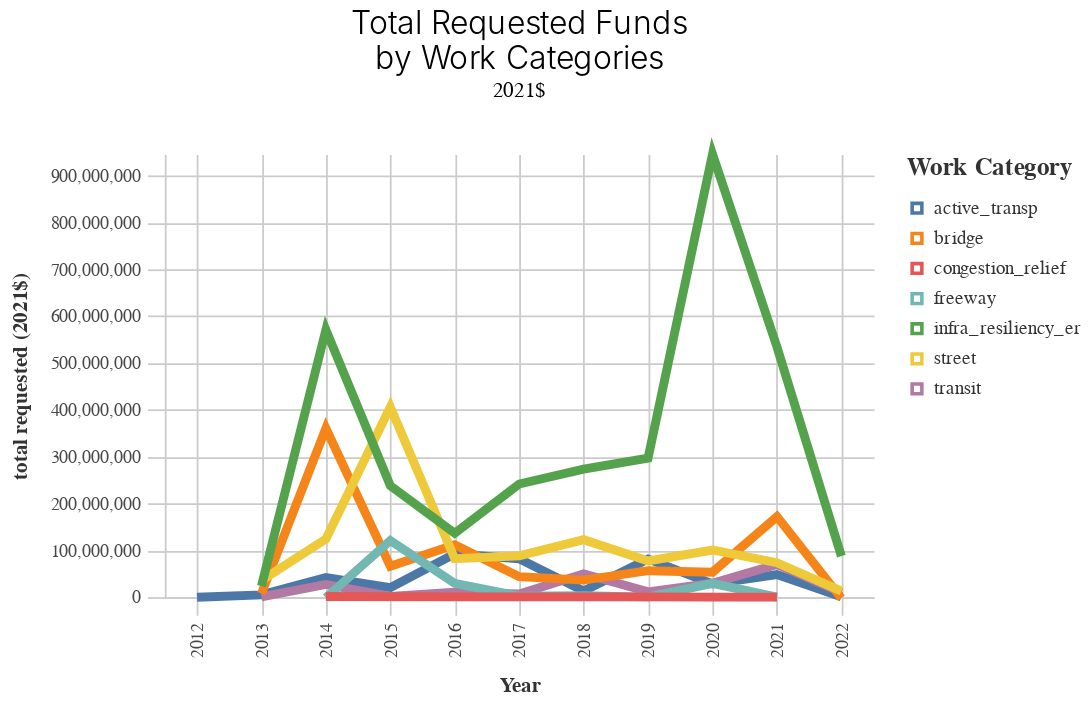

Notebook source saved alongside this figure:
### Code cell
line_chart2(by_work_categories, "adjusted_total_requested", 
            "Total Requested")

### Figure 1 — Vega-Lite specification as saved in the notebook (floating-point values rounded to 4 significant figures)
{"width": 400, "height": 250, "background": "white", "config": {"title": {"fontSize": 18, "font": "Raleway", "anchor": "middle", "fontColor": "#333", "fontWeight": 300, "offset": 20}, "header": {"labelFont": "Nunito Sans", "titleFont": "Raleway"}, "axis": {"domain": true, "domainColor": "#cbcbcb", "grid": true, "gridColor": "#cbcbcb", "gridWidth": 1, "labelColor": "#474747", "labelFontSize": 10, "titleColor": "#333", "tickColor": "#cbcbcb", "tickSize": 10, "titleFontSize": 12, "titlePadding": 10, "labelPadding": 4, "labelFont": "Nunito Sans", "titleFont": "Raleway"}, "axisBand": {"grid": false}, "range": {"category_bright": ["#2EA8CE", "#EB9F3C", "#F4D837", "#51BF9D", "#8CBCCB", "#9487C0"], "category_bold": ["#136C97", "#E16B26", "#F6BF16", "#00896B", "#7790A3", "#5B559C"], "diverging": ["#E16B26", "#EB9F3C", "#f6e7e1", "#8CBCCB", "#2EA8CE", "#136C97"], "sequential": ["#B9D6DF", "#8CBCCB", "#2EA8CE", "#136C97", "#0B405B"]}, "legend": {"labelFont": "Nunito Sans", "labelFontSize": 11, "symbolType": "square", "symbolSize": 30, "titleFont": "Raleway", "titleFontSize": 14, "titlePadding": 10, "padding": 1, "orient": "right", "labelLimit": 0, "labelColor": "#333", "titleColor": "#333"}, "view": {"stroke": "transparent"}, "group": {"fill": "white"}, "arc": {"fill": "#8CBCCB"}, "area": {"fill": "#8CBCCB"}, "line": {"stroke": "#8CBCCB", "strokeWidth": 2}, "trail": {"color": "#8CBCCB", "stroke": "#8CBCCB", "strokeWidth": 0, "size": 1}, "path": {"stroke": "#8CBCCB", "strokeWidth": 0.5}, "rect": {"fill": "#8CBCCB"}, "point": {"filled": true, "shape": "circle"}, "shape": {"stroke": "#8CBCCB"}, "text": {"font": "Nunito Sans", "color": "#8CBCCB", "fontSize": 11, "align": "center", "fontWeight": 400, "size": 11}, "bar": {"binSpacing": 2, "fill": "#8CBCCB", "stroke": false}, "background": "white", "font": "Raleway"}, "data": {"name": "data-18c15e1e8cdf85181d8d2b962c82dfc4"}, "mark": "line", "encoding": {"color": {"field": "category", "title": "Work Category", "type": "nominal"}, "opacity": {"condition": {"value": 1, "selection": "selector002"}, "value": 0.2}, "size": {"condition": {"value": 2, "selection": {"not": "selector001"}}, "value": 5}, "tooltip": [{"field": "prepared_y", "type": "quantitative"}, {"field": "adjusted_total_requested", "type": "quantitative"}, {"field": "category", "type": "nominal"}], "x": {"field": "prepared_y", "title": "Year", "type": "ordinal"}, "y": {"field": "adjusted_total_requested", "scale": {"domain": [0, 945800000.0]}, "title": "total requested (2021$)", "type": "quantitative"}}, "selection": {"selector002": {"type": "multi", "fields": ["category"], "bind": "legend"}, "selector001": {"type": "single", "on": "mouseover", "fields": ["category", "prepared_y"], "nearest": true}}, "title": {"text": ["Total Requested Funds", "by Work Categories"], "subtitle": "2021$"}, "$schema": "https://vega.github.io/schema/vega-lite/v4.17.0.json", "datasets": {"data-18c15e1e8cdf85181d8d2b962c82dfc4": [{"prepared_y": 2018, "adjusted_ac_requested": -25450000.0, "adjusted_fed_requested": 24610000.0, "adjusted_total_requested": 13010000.0, "processing_days": 38.15, "project_no": 97, "category": "active_transp", "mean_adjusted_total_requested": 134100.0, "mean_adjusted_fed_requested": 253800.0, "mean_adjusted_ac_requested": -262300.0}, {"prepared_y": 2017, "adjusted_ac_requested": 1128000.0, "adjusted_fed_requested": 53360000.0, "adjusted_total_requested": 81800000.0, "processing_days": 44.28, "project_no": 104, "category": "active_transp", "mean_adjusted_total_requested": 786500.0, "mean_adjusted_fed_requested": 513100.0, "mean_adjusted_ac_requested": 10850.0}, {"prepared_y": 2016, "adjusted_ac_requested": 0.0, "adjusted_fed_requested": 67110000.0, "adjusted_total_requested": 92640000.0, "processing_days": 33.2, "project_no": 111, "category": "active_transp", "mean_adjusted_total_requested": 834600.0, "mean_adjusted_fed_requested": 604600.0, "mean_adjusted_ac_requested": 0.0}, {"prepared_y": 2015, "adjusted_ac_requested": 0.0, "adjusted_fed_requested": 16900000.0, "adjusted_total_requested": 20510000.0, "processing_days": 19.44, "project_no": 81, "category": "active_transp", "mean_adjusted_total_requested": 253200.0, "mean_adjusted_fed_requested": 208600.0, "mean_adjusted_ac_requested": 0.0}, {"prepared_y": 2014, "adjusted_ac_requested": -1952000.0, "adjusted_fed_requested": 25260000.0, "adjusted_total_requested": 41880000.0, "processing_days": 20.99, "project_no": 102, "category": "active_transp", "mean_adjusted_total_requested": 410600.0, "mean_adjusted_fed_requested": 247600.0, "mean_adjusted_ac_requested": -19130.0}, {"prepared_y": 2013, "adjusted_ac_requested": 0.0, "adjusted_fed_requested": 1512000.0, "adjusted_total_requested": 4992000.0, "processing_days": 103.0, "project_no": 7, "category": "active_transp", "mean_adjusted_total_requested": 713100.0, "mean_adjusted_fed_requested": 216000.0, "mean_adjusted_ac_requested": 0.0}, {"prepared_y": 2012, "adjusted_ac_requested": 0.0, "adjusted_fed_requested": -129200.0, "adjusted_total_requested": -145800.0, "processing_days": 493.0, "project_no": 1, "category": "active_transp", "mean_adjusted_total_requested": -145800.0, "mean_adjusted_fed_requested": -129200.0, "mean_adjusted_ac_requested": 0.0}, {"prepared_y": 2019, "adjusted_ac_requested": 1814000.0, "adjusted_fed_requested": 47860000.0, "adjusted_total_requested": 81500000.0, "processing_days": 62.17, "project_no": 113, "category": "active_transp", "mean_adjusted_total_requested": 721300.0, "mean_adjusted_fed_requested": 423500.0, "mean_adjusted_ac_requested": 16050.0}, {"prepared_y": 2020, "adjusted_ac_requested": -2252000.0, "adjusted_fed_requested": 19800000.0, "adjusted_total_requested": 28340000.0, "processing_days": 37.18, "project_no": 83, "category": "active_transp", "mean_adjusted_total_requested": 341500.0, "mean_adjusted_fed_requested": 238600.0, "mean_adjusted_ac_requested": -27130.0}, {"prepared_y": 2021, "adjusted_ac_requested": 0.0, "adjusted_fed_requested": 37470000.0, "adjusted_total_requested": 48290000.0, "processing_days": 33.95, "project_no": 104, "category": "active_transp", "mean_adjusted_total_requested": 464300.0, "mean_adjusted_fed_requested": 360300.0, "mean_adjusted_ac_requested": 0.0}, {"prepared_y": 2022, "adjusted_ac_requested": 0.0, "adjusted_fed_requested": 352200.0, "adjusted_total_requested": 765200.0, "processing_days": 42.88, "project_no": 17, "category": "active_transp", "mean_adjusted_total_requested": 45010.0, "mean_adjusted_fed_requested": 20720.0, "mean_adjusted_ac_requested": 0.0}, {"prepared_y": 2018, "adjusted_ac_requested": 0.0, "adjusted_fed_requested": 10690000.0, "adjusted_total_requested": 49790000.0, "processing_days": 21.16, "project_no": 25, "category": "transit", "mean_adjusted_total_requested": 1991000.0, "mean_adjusted_fed_requested": 427800.0, "mean_adjusted_ac_requested": 0.0}, {"prepared_y": 2017, "adjusted_ac_requested": 0.0, "adjusted_fed_requested": 4340000.0, "adjusted_total_requested": 6751000.0, "processing_days": 44.6, "project_no": 10, "category": "transit", "mean_adjusted_total_requested": 675100.0, "mean_adjusted_fed_requested": 434000.0, "mean_adjusted_ac_requested": 0.0}, {"prepared_y": 2016, "adjusted_ac_requested": 0.0, "adjusted_fed_requested": 9397000.0, "adjusted_total_requested": 10720000.0, "processing_days": 27.72, "project_no": 18, "category": "transit", "mean_adjusted_total_requested": 595600.0, "mean_adjusted_fed_requested": 522100.0, "mean_adjusted_ac_requested": 0.0}, {"prepared_y": 2015, "adjusted_ac_requested": 0.0, "adjusted_fed_requested": -10140.0, "adjusted_total_requested": 1486000.0, "processing_days": 16.09, "project_no": 11, "category": "transit", "mean_adjusted_total_requested": 135100.0, "mean_adjusted_fed_requested": -921.9, "mean_adjusted_ac_requested": 0.0}, {"prepared_y": 2014, "adjusted_ac_requested": -2.91e-11, "adjusted_fed_requested": 7821000.0, "adjusted_total_requested": 27270000.0, "processing_days": 12.17, "project_no": 24, "category": "transit", "mean_adjusted_total_requested": 1136000.0, "mean_adjusted_fed_requested": 325900.0, "mean_adjusted_ac_requested": -1.213e-12}, {"prepared_y": 2013, "adjusted_ac_requested": 0.0, "adjusted_fed_requested": 532700.0, "adjusted_total_requested": 649700.0, "processing_days": 46.0, "project_no": 2, "category": "transit", "mean_adjusted_total_requested": 324900.0, "mean_adjusted_fed_requested": 266400.0, "mean_adjusted_ac_requested": 0.0}, {"prepared_y": 2019, "adjusted_ac_requested": 3360000.0, "adjusted_fed_requested": 6457000.0, "adjusted_total_requested": 11520000.0, "processing_days": 54.76, "project_no": 21, "category": "transit", "mean_adjusted_total_requested": 548600.0, "mean_adjusted_fed_requested": 307500.0, "mean_adjusted_ac_requested": 160000.0}, {"prepared_y": 2020, "adjusted_ac_requested": -1851000.0, "adjusted_fed_requested": 28720000.0, "adjusted_total_requested": 29820000.0, "processing_days": 39.8, "project_no": 30, "category": "transit", "mean_adjusted_total_requested": 993900.0, "mean_adjusted_fed_requested": 957500.0, "mean_adjusted_ac_requested": -61700.0}, {"prepared_y": 2021, "adjusted_ac_requested": 2448000.0, "adjusted_fed_requested": 30650000.0, "adjusted_total_requested": 69610000.0, "processing_days": 40.61, "project_no": 28, "category": "transit", "mean_adjusted_total_requested": 2486000.0, "mean_adjusted_fed_requested": 1095000.0, "mean_adjusted_ac_requested": 87440.0}, {"prepared_y": 2022, "adjusted_ac_requested": -2727000.0, "adjusted_fed_requested": 12260000.0, "adjusted_total_requested": 9901000.0, "processing_days": 13.0, "project_no": 8, "category": "transit", "mean_adjusted_total_requested": 1238000.0, "mean_adjusted_fed_requested": 1532000.0, "mean_adjusted_ac_requested": -340900.0}, {"prepared_y": 2018, "adjusted_ac_requested": -24700000.0, "adjusted_fed_requested": 44240000.0, "adjusted_total_requested": 36490000.0, "processing_days": 70.12, "project_no": 34, "category": "bridge", "mean_adjusted_total_requested": 1073000.0, "mean_adjusted_fed_requested": 1301000.0, "mean_adjusted_ac_requested": -726500.0}, {"prepared_y": 2017, "adjusted_ac_requested": -43580000.0, "adjusted_fed_requested": 78550000.0, "adjusted_total_requested": 43730000.0, "processing_days": 50.59, "project_no": 44, "category": "bridge", "mean_adjusted_total_requested": 993900.0, "mean_adjusted_fed_requested": 1785000.0, "mean_adjusted_ac_requested": -990500.0}, {"prepared_y": 2016, "adjusted_ac_requested": -74270000.0, "adjusted_fed_requested": 59740000.0, "adjusted_total_requested": 111700000.0, "processing_days": 47.92, "project_no": 36, "category": "bridge", "mean_adjusted_total_requested": 3104000.0, "mean_adjusted_fed_requested": 1660000.0, "mean_adjusted_ac_requested": -2063000.0}, {"prepared_y": 2015, "adjusted_ac_requested": -3693000.0, "adjusted_fed_requested": 27720000.0, "adjusted_total_requested": 65850000.0, "processing_days": 38.13, "project_no": 46, "category": "bridge", "mean_adjusted_total_requested": 1431000.0, "mean_adjusted_fed_requested": 602700.0, "mean_adjusted_ac_requested": -80290.0}, {"prepared_y": 2014, "adjusted_ac_requested": 306500000.0, "adjusted_fed_requested": 44150000.0, "adjusted_total_requested": 360600000.0, "processing_days": 27.22, "project_no": 32, "category": "bridge", "mean_adjusted_total_requested": 11270000.0, "mean_adjusted_fed_requested": 1380000.0, "mean_adjusted_ac_requested": 9579000.0}, {"prepared_y": 2013, "adjusted_ac_requested": 0.0, "adjusted_fed_requested": 6473000.0, "adjusted_total_requested": 7340000.0, "processing_days": 125.0, "project_no": 5, "category": "bridge", "mean_adjusted_total_requested": 1468000.0, "mean_adjusted_fed_requested": 1295000.0, "mean_adjusted_ac_requested": 0.0}, {"prepared_y": 2019, "adjusted_ac_requested": 8827000.0, "adjusted_fed_requested": 38870000.0, "adjusted_total_requested": 56430000.0, "processing_days": 52.75, "project_no": 32, "category": "bridge", "mean_adjusted_total_requested": 1763000.0, "mean_adjusted_fed_requested": 1215000.0, "mean_adjusted_ac_requested": 275800.0}, {"prepared_y": 2020, "adjusted_ac_requested": -28190000.0, "adjusted_fed_requested": 55360000.0, "adjusted_total_requested": 53270000.0, "processing_days": 70.62, "project_no": 26, "category": "bridge", "mean_adjusted_total_requested": 2049000.0, "mean_adjusted_fed_requested": 2129000.0, "mean_adjusted_ac_requested": -1084000.0}, {"prepared_y": 2021, "adjusted_ac_requested": -12460000.0, "adjusted_fed_requested": 27770000.0, "adjusted_total_requested": 172100000.0, "processing_days": 33.44, "project_no": 32, "category": "bridge", "mean_adjusted_total_requested": 5378000.0, "mean_adjusted_fed_requested": 867700.0, "mean_adjusted_ac_requested": -389300.0}, {"prepared_y": 2022, "adjusted_ac_requested": -7255000.0, "adjusted_fed_requested": 4953000.0, "adjusted_total_requested": -2272000.0, "processing_days": 18.0, "project_no": 5, "category": "bridge", "mean_adjusted_total_requested": -454400.0, "mean_adjusted_fed_requested": 990600.0, "mean_adjusted_ac_requested": -1451000.0}, {"prepared_y": 2018, "adjusted_ac_requested": -14320000.0, "adjusted_fed_requested": 75980000.0, "adjusted_total_requested": 122700000.0, "processing_days": 28.09, "project_no": 183, "category": "street", "mean_adjusted_total_requested": 670600.0, "mean_adjusted_fed_requested": 415200.0, "mean_adjusted_ac_requested": -78230.0}, {"prepared_y": 2017, "adjusted_ac_requested": 957000.0, "adjusted_fed_requested": 65180000.0, "adjusted_total_requested": 88260000.0, "processing_days": 42.98, "project_no": 178, "category": "street", "mean_adjusted_total_requested": 495900.0, "mean_adjusted_fed_requested": 366200.0, "mean_adjusted_ac_requested": 5376.0}, {"prepared_y": 2016, "adjusted_ac_requested": -27470000.0, "adjusted_fed_requested": 88350000.0, "adjusted_total_requested": 82270000.0, "processing_days": 35.34, "project_no": 173, "category": "street", "mean_adjusted_total_requested": 475600.0, "mean_adjusted_fed_requested": 510700.0, "mean_adjusted_ac_requested": -158800.0}, {"prepared_y": 2015, "adjusted_ac_requested": 156200000.0, "adjusted_fed_requested": 96810000.0, "adjusted_total_requested": 406000000.0, "processing_days": 18.4, "project_no": 151, "category": "street", "mean_adjusted_total_requested": 2689000.0, "mean_adjusted_fed_requested": 641100.0, "mean_adjusted_ac_requested": 1034000.0}, {"prepared_y": 2014, "adjusted_ac_requested": -33920000.0, "adjusted_fed_requested": 124500000.0, "adjusted_total_requested": 124100000.0, "processing_days": 21.57, "project_no": 218, "category": "street", "mean_adjusted_total_requested": 569300.0, "mean_adjusted_fed_requested": 571100.0, "mean_adjusted_ac_requested": -155600.0}, {"prepared_y": 2013, "adjusted_ac_requested": 33380000.0, "adjusted_fed_requested": 2069000.0, "adjusted_total_requested": 35590000.0, "processing_days": 102.9, "project_no": 8, "category": "street", "mean_adjusted_total_requested": 4448000.0, "mean_adjusted_fed_requested": 258700.0, "mean_adjusted_ac_requested": 4172000.0}, {"prepared_y": 2019, "adjusted_ac_requested": -26600000.0, "adjusted_fed_requested": 84900000.0, "adjusted_total_requested": 77330000.0, "processing_days": 48.07, "project_no": 179, "category": "street", "mean_adjusted_total_requested": 432000.0, "mean_adjusted_fed_requested": 474300.0, "mean_adjusted_ac_requested": -148600.0}, {"prepared_y": 2020, "adjusted_ac_requested": -688400.0, "adjusted_fed_requested": 70950000.0, "adjusted_total_requested": 100700000.0, "processing_days": 37.23, "project_no": 165, "category": "street", "mean_adjusted_total_requested": 610100.0, "mean_adjusted_fed_requested": 430000.0, "mean_adjusted_ac_requested": -4172.0}, {"prepared_y": 2021, "adjusted_ac_requested": 3878000.0, "adjusted_fed_requested": 52660000.0, "adjusted_total_requested": 73420000.0, "processing_days": 38.55, "project_no": 143, "category": "street", "mean_adjusted_total_requested": 513400.0, "mean_adjusted_fed_requested": 368300.0, "mean_adjusted_ac_requested": 27120.0}, {"prepared_y": 2022, "adjusted_ac_requested": -2964000.0, "adjusted_fed_requested": 10440000.0, "adjusted_total_requested": 12900000.0, "processing_days": 19.79, "project_no": 33, "category": "street", "mean_adjusted_total_requested": 390900.0, "mean_adjusted_fed_requested": 316500.0, "mean_adjusted_ac_requested": -89820.0}, {"prepared_y": 2018, "adjusted_ac_requested": -15030000.0, "adjusted_fed_requested": 18200000.0, "adjusted_total_requested": 3174000.0, "processing_days": 61.0, "project_no": 3, "category": "freeway", "mean_adjusted_total_requested": 1058000.0, "mean_adjusted_fed_requested": 6067000.0, "mean_adjusted_ac_requested": -5009000.0}, {"prepared_y": 2017, "adjusted_ac_requested": 0.0, "adjusted_fed_requested": -2223000.0, "adjusted_total_requested": 2068000.0, "processing_days": 41.67, "project_no": 3, "category": "freeway", "mean_adjusted_total_requested": 689300.0, "mean_adjusted_fed_requested": -740900.0, "mean_adjusted_ac_requested": 0.0}, {"prepared_y": 2016, "adjusted_ac_requested": 0.0, "adjusted_fed_requested": 32820000.0, "adjusted_total_requested": 29510000.0, "processing_days": 67.15, "project_no": 13, "category": "freeway", "mean_adjusted_total_requested": 2270000.0, "mean_adjusted_fed_requested": 2525000.0, "mean_adjusted_ac_requested": 0.0}, {"prepared_y": 2015, "adjusted_ac_requested": 45270000.0, "adjusted_fed_requested": 60740000.0, "adjusted_total_requested": 121000000.0, "processing_days": 38.5, "project_no": 2, "category": "freeway", "mean_adjusted_total_requested": 60490000.0, "mean_adjusted_fed_requested": 30370000.0, "mean_adjusted_ac_requested": 22640000.0}, {"prepared_y": 2014, "adjusted_ac_requested": 0.0, "adjusted_fed_requested": -1198000.0, "adjusted_total_requested": -1123000.0, "processing_days": 3.5, "project_no": 2, "category": "freeway", "mean_adjusted_total_requested": -561500.0, "mean_adjusted_fed_requested": -599100.0, "mean_adjusted_ac_requested": 0.0}, {"prepared_y": 2019, "adjusted_ac_requested": -27210000.0, "adjusted_fed_requested": 27350000.0, "adjusted_total_requested": 153400.0, "processing_days": 51.67, "project_no": 3, "category": "freeway", "mean_adjusted_total_requested": 51150.0, "mean_adjusted_fed_requested": 9116000.0, "mean_adjusted_ac_requested": -9070000.0}, {"prepared_y": 2020, "adjusted_ac_requested": 0.0, "adjusted_fed_requested": 29430000.0, "adjusted_total_requested": 29430000.0, "processing_days": 34.44, "project_no": 9, "category": "freeway", "mean_adjusted_total_requested": 3271000.0, "mean_adjusted_fed_requested": 3270000.0, "mean_adjusted_ac_requested": 0.0}, {"prepared_y": 2021, "adjusted_ac_requested": 0.0, "adjusted_fed_requested": 92660.0, "adjusted_total_requested": 92660.0, "processing_days": 67.0, "project_no": 5, "category": "freeway", "mean_adjusted_total_requested": 18530.0, "mean_adjusted_fed_requested": 18530.0, "mean_adjusted_ac_requested": 0.0}, {"prepared_y": 2018, "adjusted_ac_requested": -157600.0, "adjusted_fed_requested": 250400000.0, "adjusted_total_requested": 273400000.0, "processing_days": 34.44, "project_no": 180, "category": "infra_resiliency_er", "mean_adjusted_total_requested": 1519000.0, "mean_adjusted_fed_requested": 1391000.0, "mean_adjusted_ac_requested": -875.7}, {"prepared_y": 2017, "adjusted_ac_requested": -7244000.0, "adjusted_fed_requested": 223100000.0, "adjusted_total_requested": 241500000.0, "processing_days": 35.26, "project_no": 170, "category": "infra_resiliency_er", "mean_adjusted_total_requested": 1421000.0, "mean_adjusted_fed_requested": 1312000.0, "mean_adjusted_ac_requested": -42610.0}, {"prepared_y": 2016, "adjusted_ac_requested": -229800000.0, "adjusted_fed_requested": 300100000.0, "adjusted_total_requested": 136500000.0, "processing_days": 39.46, "project_no": 176, "category": "infra_resiliency_er", "mean_adjusted_total_requested": 775400.0, "mean_adjusted_fed_requested": 1705000.0, "mean_adjusted_ac_requested": -1305000.0}, {"prepared_y": 2015, "adjusted_ac_requested": -35510000.0, "adjusted_fed_requested": 203800000.0, "adjusted_total_requested": 237900000.0, "processing_days": 22.26, "project_no": 199, "category": "infra_resiliency_er", "mean_adjusted_total_requested": 1195000.0, "mean_adjusted_fed_requested": 1024000.0, "mean_adjusted_ac_requested": -178400.0}, {"prepared_y": 2014, "adjusted_ac_requested": 273700000.0, "adjusted_fed_requested": 274500000.0, "adjusted_total_requested": 570900000.0, "processing_days": 22.44, "project_no": 212, "category": "infra_resiliency_er", "mean_adjusted_total_requested": 2693000.0, "mean_adjusted_fed_requested": 1295000.0, "mean_adjusted_ac_requested": 1291000.0}, {"prepared_y": 2013, "adjusted_ac_requested": 33380000.0, "adjusted_fed_requested": 13320000.0, "adjusted_total_requested": 23700000.0, "processing_days": 164.3, "project_no": 19, "category": "infra_resiliency_er", "mean_adjusted_total_requested": 1247000.0, "mean_adjusted_fed_requested": 701200.0, "mean_adjusted_ac_requested": 1757000.0}, {"prepared_y": 2019, "adjusted_ac_requested": 12310000.0, "adjusted_fed_requested": 260000000.0, "adjusted_total_requested": 297000000.0, "processing_days": 53.18, "project_no": 188, "category": "infra_resiliency_er", "mean_adjusted_total_requested": 1580000.0, "mean_adjusted_fed_requested": 1383000.0, "mean_adjusted_ac_requested": 65450.0}, {"prepared_y": 2020, "adjusted_ac_requested": -9998000.0, "adjusted_fed_requested": 368700000.0, "adjusted_total_requested": 945800000.0, "processing_days": 38.35, "project_no": 167, "category": "infra_resiliency_er", "mean_adjusted_total_requested": 5664000.0, "mean_adjusted_fed_requested": 2208000.0, "mean_adjusted_ac_requested": -59870.0}, {"prepared_y": 2021, "adjusted_ac_requested": 5967000.0, "adjusted_fed_requested": 331100000.0, "adjusted_total_requested": 534200000.0, "processing_days": 33.64, "project_no": 148, "category": "infra_resiliency_er", "mean_adjusted_total_requested": 3610000.0, "mean_adjusted_fed_requested": 2237000.0, "mean_adjusted_ac_requested": 40310.0}, {"prepared_y": 2022, "adjusted_ac_requested": -1810000.0, "adjusted_fed_requested": 86860000.0, "adjusted_total_requested": 87630000.0, "processing_days": 19.29, "project_no": 28, "category": "infra_resiliency_er", "mean_adjusted_total_requested": 3130000.0, "mean_adjusted_fed_requested": 3102000.0, "mean_adjusted_ac_requested": -64640.0}, {"prepared_y": 2017, "adjusted_ac_requested": 0.0, "adjusted_fed_requested": 489700.0, "adjusted_total_requested": 489700.0, "processing_days": 21.0, "project_no": 1, "category": "congestion_relief", "mean_adjusted_total_requested": 489700.0, "mean_adjusted_fed_requested": 489700.0, "mean_adjusted_ac_requested": 0.0}, {"prepared_y": 2016, "adjusted_ac_requested": 0.0, "adjusted_fed_requested": 500200.0, "adjusted_total_requested": 500200.0, "processing_days": 9.5, "project_no": 2, "category": "congestion_relief", "mean_adjusted_total_requested": 250100.0, "mean_adjusted_fed_requested": 250100.0, "mean_adjusted_ac_requested": 0.0}, {"prepared_y": 2014, "adjusted_ac_requested": 0.0, "adjusted_fed_requested": 1352000.0, "adjusted_total_requested": 1352000.0, "processing_days": 7.5, "project_no": 2, "category": "congestion_relief", "mean_adjusted_total_requested": 675800.0, "mean_adjusted_fed_requested": 675800.0, "mean_adjusted_ac_requested": 0.0}, {"prepared_y": 2019, "adjusted_ac_requested": 0.0, "adjusted_fed_requested": 469500.0, "adjusted_total_requested": 469500.0, "processing_days": 104.0, "project_no": 1, "category": "congestion_relief", "mean_adjusted_total_requested": 469500.0, "mean_adjusted_fed_requested": 469500.0, "mean_adjusted_ac_requested": 0.0}, {"prepared_y": 2020, "adjusted_ac_requested": 0.0, "adjusted_fed_requested": 0.0, "adjusted_total_requested": 0.0, "processing_days": 14.0, "project_no": 2, "category": "congestion_relief", "mean_adjusted_total_requested": 0.0, "mean_adjusted_fed_requested": 0.0, "mean_adjusted_ac_requested": 0.0}, {"prepared_y": 2021, "adjusted_ac_requested": 0.0, "adjusted_fed_requested": 0.0, "adjusted_total_requested": 0.0, "processing_days": 19.0, "project_no": 2, "category": "congestion_relief", "mean_adjusted_total_requested": 0.0, "mean_adjusted_fed_requested": 0.0, "mean_adjusted_ac_requested": 0.0}]}}
